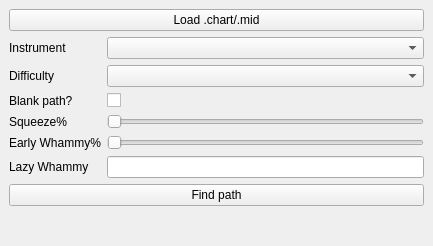
<?xml version="1.0" encoding="UTF-8"?>
<ui version="4.0">
 <class>MainWindow</class>
 <widget class="QMainWindow" name="MainWindow">
  <property name="geometry">
   <rect>
    <x>0</x>
    <y>0</y>
    <width>433</width>
    <height>246</height>
   </rect>
  </property>
  <property name="windowTitle">
   <string>chopt</string>
  </property>
  <property name="toolButtonStyle">
   <enum>Qt::ToolButtonIconOnly</enum>
  </property>
  <widget class="QWidget" name="centralwidget">
   <layout class="QGridLayout" name="gridLayout">
    <item row="0" column="0">
     <layout class="QFormLayout" name="formLayout">
      <property name="sizeConstraint">
       <enum>QLayout::SetDefaultConstraint</enum>
      </property>
      <item row="0" column="0" colspan="2">
       <widget class="QPushButton" name="pushButton_3">
        <property name="text">
         <string>Load .chart/.mid</string>
        </property>
       </widget>
      </item>
      <item row="1" column="0">
       <widget class="QLabel" name="label_3">
        <property name="text">
         <string>Instrument</string>
        </property>
       </widget>
      </item>
      <item row="1" column="1">
       <widget class="QComboBox" name="comboBox_3"/>
      </item>
      <item row="2" column="0">
       <widget class="QLabel" name="label_4">
        <property name="text">
         <string>Difficulty</string>
        </property>
       </widget>
      </item>
      <item row="2" column="1">
       <widget class="QComboBox" name="comboBox_4"/>
      </item>
      <item row="3" column="0">
       <widget class="QLabel" name="label_7">
        <property name="text">
         <string>Blank path?</string>
        </property>
       </widget>
      </item>
      <item row="3" column="1">
       <widget class="QCheckBox" name="checkBox">
        <property name="layoutDirection">
         <enum>Qt::LeftToRight</enum>
        </property>
        <property name="text">
         <string/>
        </property>
       </widget>
      </item>
      <item row="4" column="0">
       <widget class="QLabel" name="label_5">
        <property name="text">
         <string>Squeeze%</string>
        </property>
       </widget>
      </item>
      <item row="4" column="1">
       <widget class="QSlider" name="horizontalSlider">
        <property name="orientation">
         <enum>Qt::Horizontal</enum>
        </property>
       </widget>
      </item>
      <item row="5" column="0">
       <widget class="QLabel" name="label_6">
        <property name="text">
         <string>Early Whammy%</string>
        </property>
       </widget>
      </item>
      <item row="5" column="1">
       <widget class="QSlider" name="horizontalSlider_2">
        <property name="orientation">
         <enum>Qt::Horizontal</enum>
        </property>
       </widget>
      </item>
      <item row="7" column="0" colspan="2">
       <widget class="QPushButton" name="pushButton_4">
        <property name="text">
         <string>Find path</string>
        </property>
       </widget>
      </item>
      <item row="6" column="0">
       <widget class="QLabel" name="label">
        <property name="text">
         <string>Lazy Whammy</string>
        </property>
       </widget>
      </item>
      <item row="6" column="1">
       <widget class="QLineEdit" name="lineEdit"/>
      </item>
     </layout>
    </item>
   </layout>
  </widget>
  <widget class="QMenuBar" name="menubar">
   <property name="geometry">
    <rect>
     <x>0</x>
     <y>0</y>
     <width>433</width>
     <height>21</height>
    </rect>
   </property>
  </widget>
 </widget>
 <resources/>
 <connections/>
</ui>
